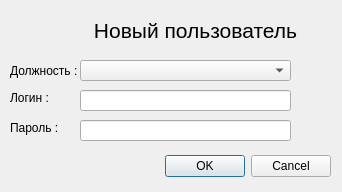
<?xml version="1.0" encoding="UTF-8"?>
<ui version="4.0">
 <class>NewUserDialog</class>
 <widget class="QDialog" name="NewUserDialog">
  <property name="geometry">
   <rect>
    <x>0</x>
    <y>0</y>
    <width>342</width>
    <height>192</height>
   </rect>
  </property>
  <property name="windowTitle">
   <string>Dialog</string>
  </property>
  <widget class="QDialogButtonBox" name="buttonBox">
   <property name="geometry">
    <rect>
     <x>10</x>
     <y>150</y>
     <width>321</width>
     <height>32</height>
    </rect>
   </property>
   <property name="orientation">
    <enum>Qt::Horizontal</enum>
   </property>
   <property name="standardButtons">
    <set>QDialogButtonBox::Cancel|QDialogButtonBox::Ok</set>
   </property>
  </widget>
  <widget class="QLabel" name="label">
   <property name="geometry">
    <rect>
     <x>0</x>
     <y>0</y>
     <width>391</width>
     <height>61</height>
    </rect>
   </property>
   <property name="font">
    <font>
     <pointsize>16</pointsize>
    </font>
   </property>
   <property name="text">
    <string>Новый пользователь</string>
   </property>
   <property name="alignment">
    <set>Qt::AlignCenter</set>
   </property>
  </widget>
  <widget class="QLabel" name="label_2">
   <property name="geometry">
    <rect>
     <x>10</x>
     <y>60</y>
     <width>81</width>
     <height>21</height>
    </rect>
   </property>
   <property name="text">
    <string>Должность : </string>
   </property>
  </widget>
  <widget class="QComboBox" name="new_user_role_comboBox">
   <property name="geometry">
    <rect>
     <x>80</x>
     <y>60</y>
     <width>211</width>
     <height>21</height>
    </rect>
   </property>
  </widget>
  <widget class="QLabel" name="label_3">
   <property name="geometry">
    <rect>
     <x>10</x>
     <y>90</y>
     <width>71</width>
     <height>16</height>
    </rect>
   </property>
   <property name="text">
    <string>Логин : </string>
   </property>
  </widget>
  <widget class="QLabel" name="label_4">
   <property name="geometry">
    <rect>
     <x>10</x>
     <y>120</y>
     <width>71</width>
     <height>16</height>
    </rect>
   </property>
   <property name="text">
    <string>Пароль : </string>
   </property>
  </widget>
  <widget class="QLineEdit" name="new_user_login_lineEdit">
   <property name="geometry">
    <rect>
     <x>80</x>
     <y>90</y>
     <width>211</width>
     <height>21</height>
    </rect>
   </property>
  </widget>
  <widget class="QLineEdit" name="new_user_password_lineEdit">
   <property name="geometry">
    <rect>
     <x>80</x>
     <y>120</y>
     <width>211</width>
     <height>21</height>
    </rect>
   </property>
  </widget>
 </widget>
 <resources/>
 <connections>
  <connection>
   <sender>buttonBox</sender>
   <signal>accepted()</signal>
   <receiver>NewUserDialog</receiver>
   <slot>accept()</slot>
   <hints>
    <hint type="sourcelabel">
     <x>248</x>
     <y>254</y>
    </hint>
    <hint type="destinationlabel">
     <x>157</x>
     <y>274</y>
    </hint>
   </hints>
  </connection>
  <connection>
   <sender>buttonBox</sender>
   <signal>rejected()</signal>
   <receiver>NewUserDialog</receiver>
   <slot>reject()</slot>
   <hints>
    <hint type="sourcelabel">
     <x>316</x>
     <y>260</y>
    </hint>
    <hint type="destinationlabel">
     <x>286</x>
     <y>274</y>
    </hint>
   </hints>
  </connection>
 </connections>
</ui>
